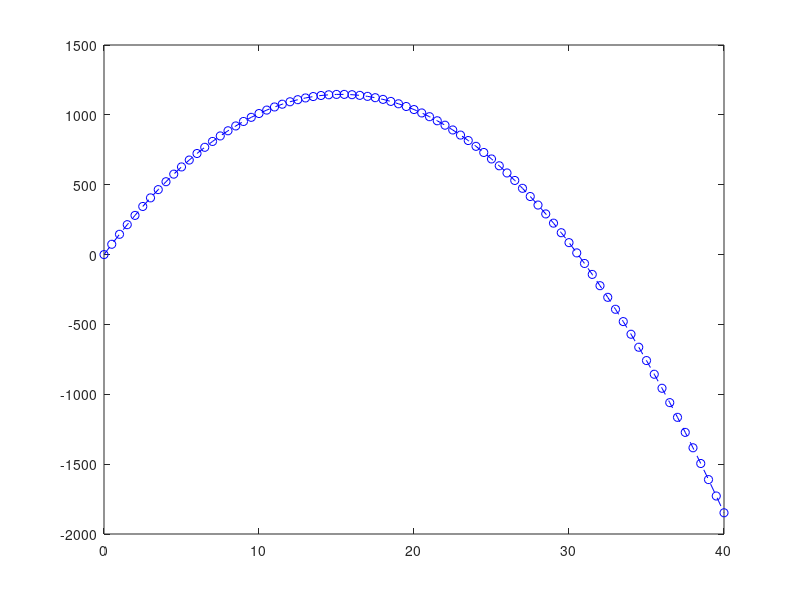

Reproduce this figure in MATLAB.
% program 1 initial value from input
F_t=input('please input the F degree: ');
C_t=(F_t-32)*(5/9);
display(C_t);

% program 2: initial value from input
u_0=input('initial velocity: ');
u_0=150;
t=0:0.5:40;
g=9.81;
% calculate the vertical displacement
S_t=u_0.*t-(g/2)*(t.^2);
plot(t,S_t,'b--o');

% point-wise matrix operation
A1=[ 1 1 ; 2 3];
A2=[ 2 2; 2 1];
B=A1.*A2;

% change the matrix value by using ':' and find
A=floor(6*(rand(4,5)));
B=zeros(size(A));
ind=find(A>3);
B=A;
B(ind)=3;

v1=[ 10 12 14 16 18 20]';
v2=repmat(v1,1,4)

theta1=50:10:80;
theta=repmat(theta1,6,1)
g=9.8;

h=(v2.^2).*(sind(theta).^2)/(2*g);




